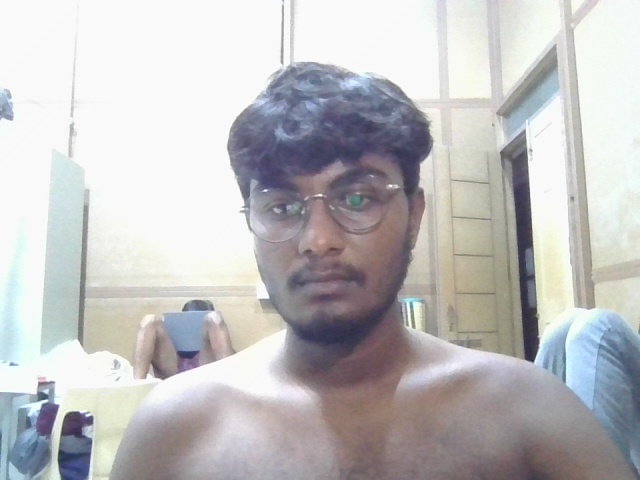
#> input picture dataset/data/test/neelraj/User.neelraj.433.jpg, 640 x 480 px, given in place of the camera
$ jupyter execute --allow-errors 'Face Recognition.ipynb'   (text cells are left out)
#> lines starting #> are read from the running program, lines starting #| are printed output that depends on the picture
#> the answer given: 1
[cell 1]
# # install dependencies:-
# !pip uninstall opencv-python
# !pip install opencv-contrib-python
# !pip install Pillow

#!pip install opencv-contrib-python --upgrade  if you are faci9ng module import errors!!.

[cell 2]
import cv2
import numpy as np
from PIL import Image
import pickle
import os

[cell 3]
# creating pickle file for name list.
'''DO NOT RUN THESE LINES TWICE'''

names = []
filename = "names.pkl"
f = open(filename, 'wb')
pickle.dump(names,f)
f.close()

[cell 4]
def faceSampling():
    cam = cv2.VideoCapture(0)
    cam.set(3, 640) # set video width
    cam.set(4, 480) # set video height

    face_detector = cv2.CascadeClassifier('haarcascade_frontalface_default.xml')

    with open('names.pkl', 'rb') as f:
        names = pickle.load(f)

    name = input('Enter name for the Face: ')
#> the answer given: ../../dataset/data/test/neelraj/User.neelraj.433.jpg
    names.append(name)
    id = names.index(name)

    print('''\n
    Look in the camera Face Sampling has started!.
    Try to move your face and change expression for better face memory registration.\n
    ''')
    # Initialize individual sampling face count
    count = 0

    while(True):

        ret, img = cam.read()
#> img is the input picture: shape (480, 640, 3); mean B, G, R 191.8, 190.8, 191.8
        gray = cv2.cvtColor(img, cv2.COLOR_BGR2GRAY)
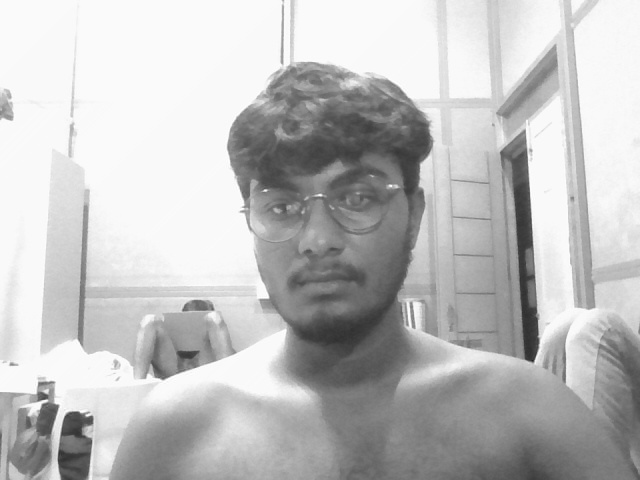
#> gray: shape (480, 640); min 30, max 255, mean 191.3
        faces = face_detector.detectMultiScale(gray, 1.3, 5)
#> faces = ()

        for (x,y,w,h) in faces:

            cv2.rectangle(img, (x,y), (x+w,y+h), (255,0,0), 2)
            count += 1

            # Save the captured image into the datasets folder
            cv2.imwrite("dataset/"+name+"." + str(id) + '.' + str(count) + ".jpg", gray[y:y+h,x:x+w])

            cv2.imshow('image', img)
#> this loop made 0 passes
#> after the loop, count = 0

        k = cv2.waitKey(100) & 0xff # Press 'ESC' for exiting video
#> (key Esc is pressed here)
        if k == 27:
            break
        elif count >= 80: # Take 80 face sample and stop video
             break

    with open('names.pkl', 'wb') as f:
        pickle.dump(names, f)

    # Do a bit of cleanup
    print("Your Face has been registered as {}\n\nExiting Sampling Program".format(name.upper()))
    cam.release()
    cv2.destroyAllWindows()
